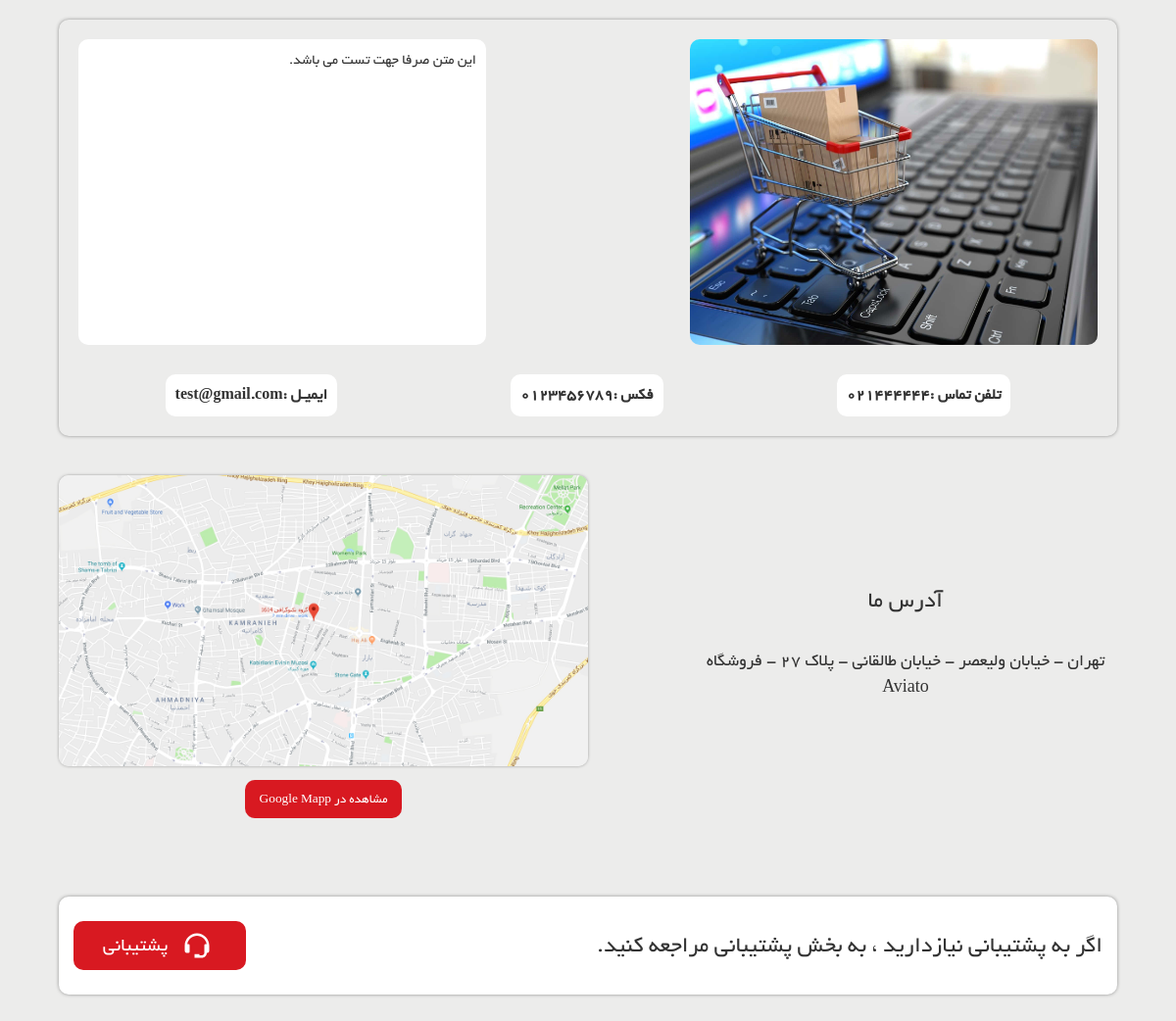
/about-us/, run on an earlier commit of the app's database.
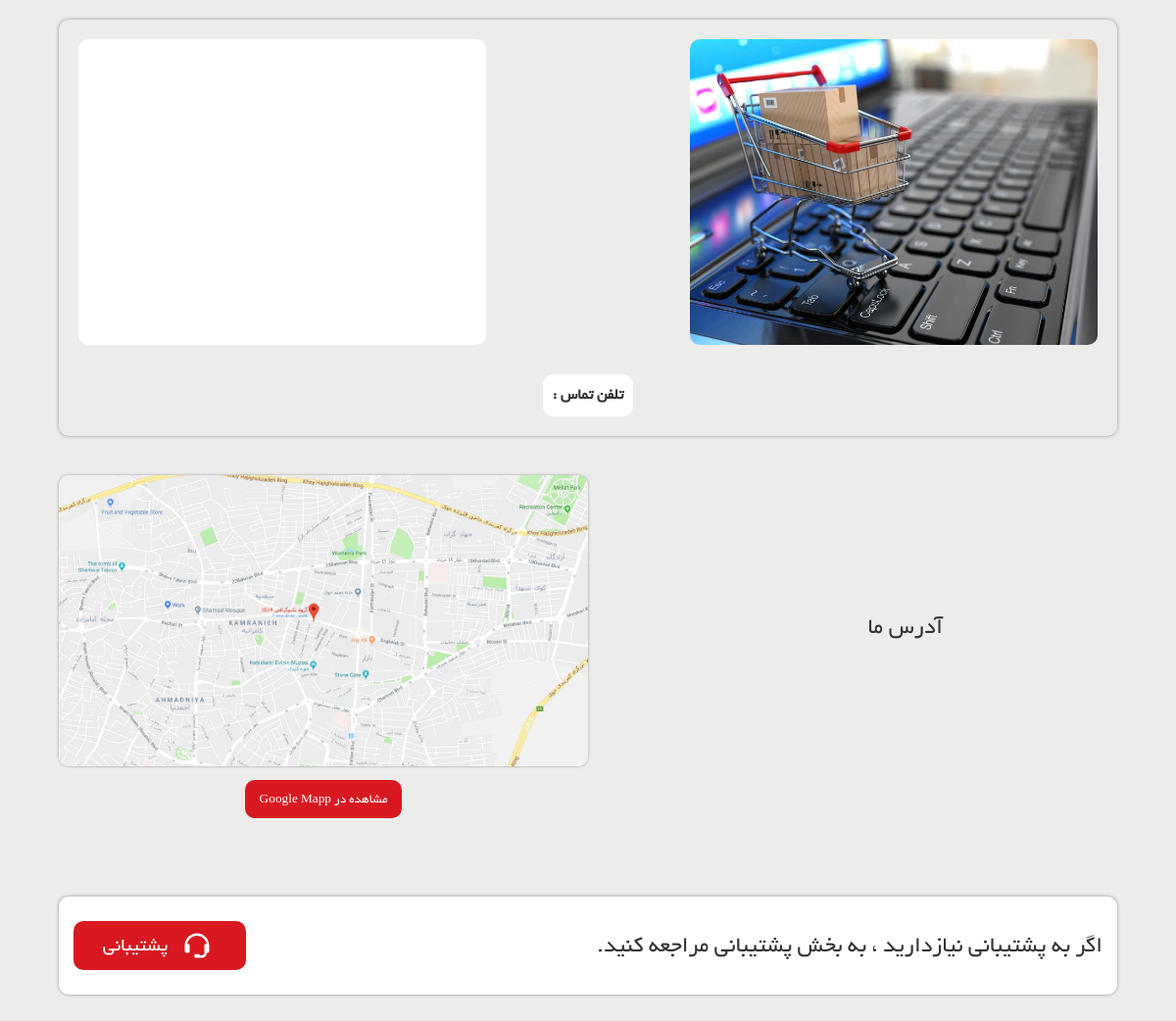
And on a later commit of the database.
### site_module/models.py (models this page shows, shortened)
class SiteSetting(models.Model):
    site_name = models.CharField(max_length=200, verbose_name='نام سایت')
    site_url = models.CharField(max_length=200, verbose_name='دامنه سایت')
    address = models.CharField(max_length=200, verbose_name='آدرس')
    phone = models.CharField(max_length=200, null=True, blank=True, verbose_name='تلفن')
    fax = models.CharField(max_length=200, null=True, blank=True, verbose_name='فکس')
    email = models.CharField(max_length=200, null=True, blank=True, verbose_name='ایمیل')
    copy_right = models.TextField(verbose_name='متن کپی رایت سایت')
    about_us_text = models.TextField(verbose_name='متن درباره ما سایت')
    site_logo = models.ImageField(upload_to='images/site-setting/', verbose_name='لوگو سایت')
    is_main_setting = models.BooleanField(verbose_name='تنظیمات اصلی')
    class Meta:
        verbose_name = 'تنظیمات سایت'
        verbose_name_plural = 'تنظیمات'

### home_module/views.py (the view)
# urls.py: path('about-us/', views.AboutView.as_view(), name='about_page'),
class AboutView(TemplateView):
    template_name = 'home_module/about_page.html'
    def get_context_data(self, **kwargs):
        context = super(AboutView, self).get_context_data(**kwargs)
        site_setting: SiteSetting = SiteSetting.objects.filter(is_main_setting=True).first()
        context['site_setting'] = site_setting
        return context

### home_module/templates/home_module/about_page.html (shortened to what this page needs)
{% extends 'shared/_layout.html' %}
{% load static %}
{% block content %}
    <div id="contact-page" class="about-page-con">
        <div class="bg">
            <div class="about">
                <img src="../../../static/images/home/about.jpg" alt="">
                <p>{{ site_setting.about_us_text }}</p>
                <address>
                    <ul>
                        <li>تلفن تماس : <span>{{ site_setting.phone }}</span></li>
                        {% if site_setting.fax %}
                            <li>فکس : <span>{{ site_setting.fax }}</span></li>
                        {% endif %}
                        {% if site_setting.email %}
                            <li>ایمیـل : <span>{{ site_setting.email }}</span></li>
                        {% endif %}
                    </ul>
                </address>
            </div>
            <div class="about-address">
                <div class="address">
                    <h3>آدرس ما</h3>
                    <p>{{ site_setting.address }}</p>
                </div>
                <div class="google-map">
                    <img src="../../../static/images/home/Map.jpg" alt="">
                    <a href="">مشاهده در Google Mapp</a>
                </div>
            </div>
            <div class="support">
                <h3>اگر به پشتیبانی نیازدارید ، به بخش پشتیبانی مراجعه کنید.</h3>
                <button>
                    <a href="{% url 'contact_us_page' %}">
                        <div>
                        </div>
                        <h4>پشتیبانی</h4>
                    </a>
                </button>
            </div>
        </div>
    </div>
{% endblock %}

What changed in the data, as far as the page shows it:
removed SiteSetting: about_us_text "این متن صرفا جهت تست می باشد.", phone "021444444", fax "0123456789", email "test@gmail.com", address "تهران - خیابان ولیعصر - خیابان طالقانی - پلاک 27 - فروشگاه Aviato"
Also different on the page:
text no longer shown: "فکس : ایمیـل :"
